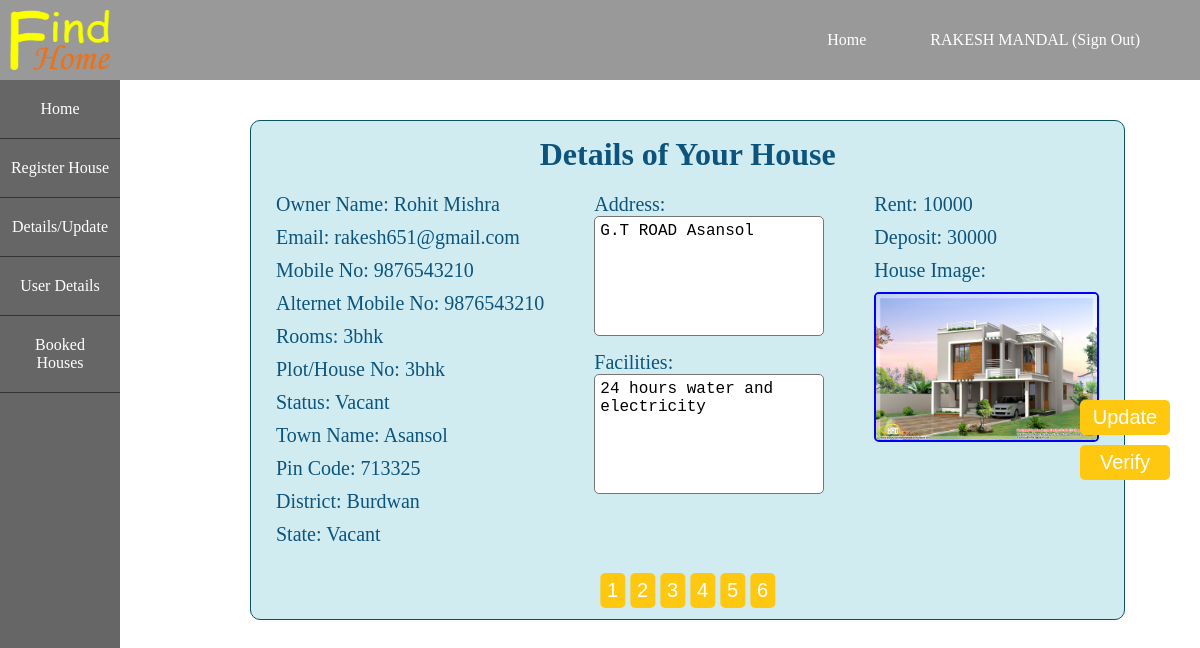
Page /php/detail.php (signed in) on the committed database.
### tables this page shows
CREATE TABLE `register_houses` (
  `id` int(5) NOT NULL,
  `user_id` int(5) NOT NULL,
  `fullname` varchar(50) NOT NULL,
  `email` varchar(50) NOT NULL,
  `mobile` varchar(10) NOT NULL,
  `altmobile` varchar(10) NOT NULL,
  `rooms` varchar(25) NOT NULL,
  `plot` varchar(25) NOT NULL,
  `facilities` varchar(255) NOT NULL,
  `address` varchar(255) NOT NULL,
  `status` varchar(10) NOT NULL,
  `image` varchar(255) NOT NULL,
  `rent` int(30) NOT NULL,
  `deposit` int(30) NOT NULL,
  `town` varchar(30) NOT NULL,
  `pincode` int(10) NOT NULL,
  `district` varchar(30) NOT NULL,
  `state` varchar(30) NOT NULL,
  `verified` int(1) NOT NULL
);

### php/detail.php (the view, shortened to what this page needs)
<?php require "config.php"; ?>
<?php
	$limit = 0;
	if($_SESSION["role"] == "admin"){
		$query = "SELECT * FROM register_houses LIMIT $limit,1";
		$sql = "SELECT * FROM register_houses";
		$result = mysqli_query($con, $query) or die(" ".mysqli_error($con));
		$count = mysqli_query($con, $sql) or die(" ".mysqli_error($con));
		$data = mysqli_fetch_assoc($result);
		$rows = mysqli_num_rows($count);
	}
 ?>
<!DOCTYPE html>
<html>
<head>
	<link rel="stylesheet" type="text/css" href="../style/detail.css">
</head>
<body>
	<nav class="header">
		<a href="../index.php"><img src="../assets/logo1.png"></a>
		<ul>
			<li><a href="../index.php">Home</a></li>
			<?php if(!empty($_SESSION['email'])){
				echo "<li><a href='signout.php'>".$_SESSION['fullname']." (Sign Out)</a></li>";
			} else{ echo "<li><a href='register.php'>Register</a></li>";} ?>
		</ul>
	</nav>
	<div class="side-nav">
		<nav>
			<ul>
				<li>
					<a href="dashboard.php">
						<span>Home</span>
					</a>
				</li>
				<li>
					<a href="houseregister.php">
						<span>Register House</span>
					</a>
				</li>
				<li>
					<a href="detail.php">
						<span>Details/Update</span>
					</a>
				</li>
				<?php if($_SESSION['role'] == "admin"){
					echo "<li><a href='userdetail.php'><span>User Details</span></a></li>";
					echo "<li><a href='bookedhouse.php'><span>Booked Houses</span></a></li>";
				} ?>
			</ul>
		</nav>
	</div>
	<div class="main-content">
		<h1>Details of Your House</h1>
		<div class="col">
			<p><label>Owner Name: </label><?php echo $data["fullname"]; ?></p>
			<p><label>Email: </label><?php echo $data["email"]; ?></p>
			<p><label>Mobile No: </label><?php echo $data["mobile"]; ?></p>
			<p><label>Alternet Mobile No: </label><?php echo $data["altmobile"]; ?></p>
			<p><label>Rooms: </label><?php echo $data["rooms"]; ?></p>
			<p><label>Plot/House No: </label><?php echo $data["plot"]; ?></p>
			<p><label>Status: </label><?php echo $data["status"]; ?></p>
			<p><label>Town Name: </label><?php echo $data["town"]; ?></p>
			<p><label>Pin Code: </label><?php echo $data["pincode"]; ?></p>
			<p><label>District: </label><?php echo $data["district"]; ?></p>
			<p><label>State: </label><?php echo $data["state"]; ?></p>
		</div>
		<div class="col">
			<p><label>Address: </label><br>
				<textarea readonly><?php echo $data["address"]; ?></textarea>
			</p>
			<p><label>Facilities: </label><br>
				<textarea readonly><?php echo $data["facilities"]; ?></textarea>
			</p>
		</div>
		<div class="col">
			<p><label>Rent: </label><?php echo $data["rent"]; ?></p>
			<p><label>Deposit: </label><?php echo $data["deposit"]; ?></p>
			<p><label>House Image: </label><br><img src="<?php echo $data["image"]; ?>"></p>
		</div>
		<div class="btn">
			<?php for ($i=1; $i <=$rows; $i++) { ?>
			<a href="detail.php?page=<?php echo $i; ?>"><button type="button"><?php echo $i; ?></button></a>
			<?php } ?>
		</div>
	</div>
	<div class="side-btn">
		<a href="update.php"><button>Update</button></a><br>
		<?php
		if ($_SESSION['role'] == "admin") {
			echo "<a href='../bgphp/verify.php'><button>Verify</button></a>";
		}
		?>
	</div>
</body>
</html>

### style/detail.css (style rules this page uses)
body { margin: 0; padding: 0; }
* { margin: 0; padding: 0; box-sizing: border-box; }
.header { position: absolute; height: 80px; width: 100%; background-color: #999; padding: 0; z-index: 4; }
.header img { position: relative; top: 10px; left: 10px; width: 100px; height: 60px; }
.header ul li { list-style-type: none; display: inline-block; line-height: 80px; transition: 0.5s all; }
.header ul { float: right; margin-right: 30px; }
.header ul li a { text-decoration: none; color: #fff; padding: 30px; }
.side-nav { position: absolute; width: 120px; background-color: #666; height: 100%; z-index: 3; padding-top: 80px; }
.side-nav ul { list-style: none; padding: 0; margin: 0; }
.side-nav ul li { padding: 20px 10px; border-bottom: 1px solid #333; text-align: center; transition: 0.5s all; }
.side-nav ul li a { color: #fff; text-decoration: none; }
.main-content { position: absolute; top: 120px; left: 250px; height: 500px; background-color: #D1ECF1; justify-content: center; margin-bottom: 10px; border: 1px solid #0C5460; border-radius: 10px; }
.main-content h1 { text-align: center; margin-top: 15px; margin-bottom: 20px; color: #0C547C; }
.col { float: left; margin-left: 25px; margin-right: 25px; color: #0C547C; margin-bottom: 5px; font-size: 20px; }
.col p { margin-bottom: 10px; }
textarea { width: 230px; height: 120px; font-size: 16px; padding: 5px 5px; box-sizing: border-box; border-radius: 5px; resize: none; }
.col img { width: 225px; height: 150px; border: 2px solid blue; margin-top: 10px; border-radius: 5px; }
.btn { text-align: center; position: absolute; left: 50%; bottom: 1px; margin-bottom: 10px; transform: translate(-50%); width: 100%; height: 35px; color: white; font-size: 20px; border: 0; border-radius: 5px; }
.btn button { width: 25px; height: 35px; background-color: #FEC810; color: white; font-size: 20px; border: 0; border-radius: 5px; }
.side-btn { text-align: center; position: absolute; left: 90%; top: 50%; }
.side-btn button { margin-bottom: 10px; width: 90px; height: 35px; background-color: #FEC810; color: white; font-size: 20px; border: 0; border-radius: 5px; }

### rows in the picture
register_houses: fullname "Rohit Mishra", email "rakesh651@gmail.com", mobile "9876543210", altmobile "9876543210", rooms "3bhk", plot "3bhk", status "Vacant", town "Asansol", pincode "713325", district "Burdwan", state "Vacant", address "G.T ROAD Asansol", facilities "24 hours water and electricity", rent "10000", deposit "30000", image (picture)

### other values in the picture
$_SESSION['fullname'] "RAKESH MANDAL"
